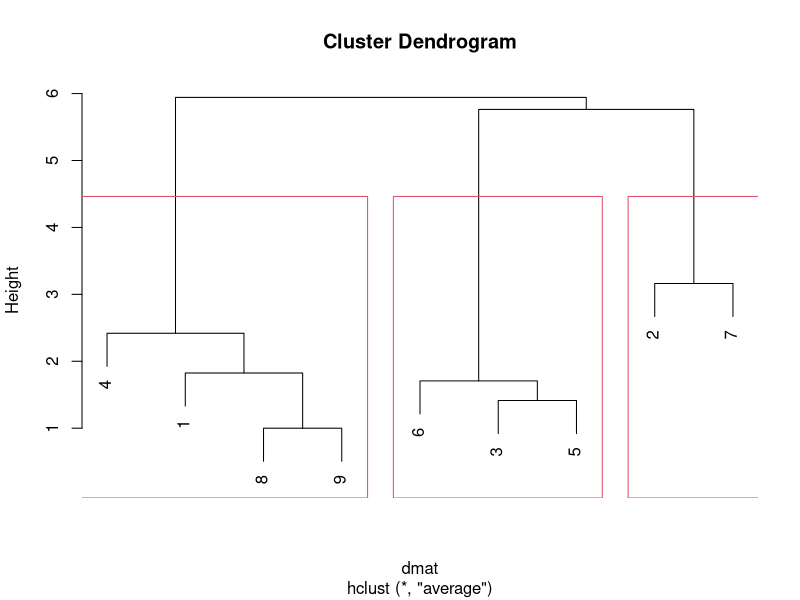

Reproduce this figure in R.
library(ggplot2)
data = data.frame(
  x = c(2, 2, 8, 5, 7, 6, 1, 4, 3),
  y = c(10, 5, 4, 8, 5, 4, 2, 9, 9)
)
head(data)
dmat = dist(data, method = "euclidean")
dmat
model = hclust(dmat, method = "average")
summary(model)
plot(model)
rect.hclust(model,k=3)
fit = cutree(model, k=3)
print(fit)
